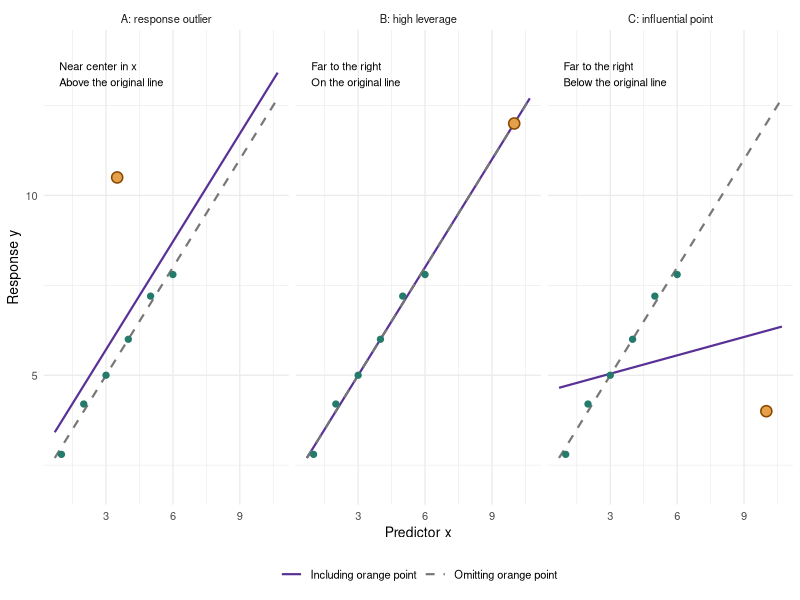
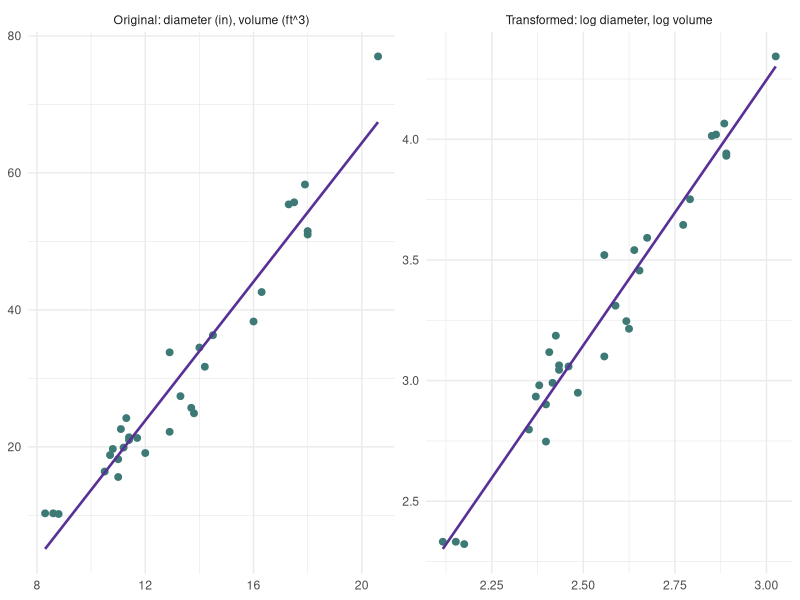
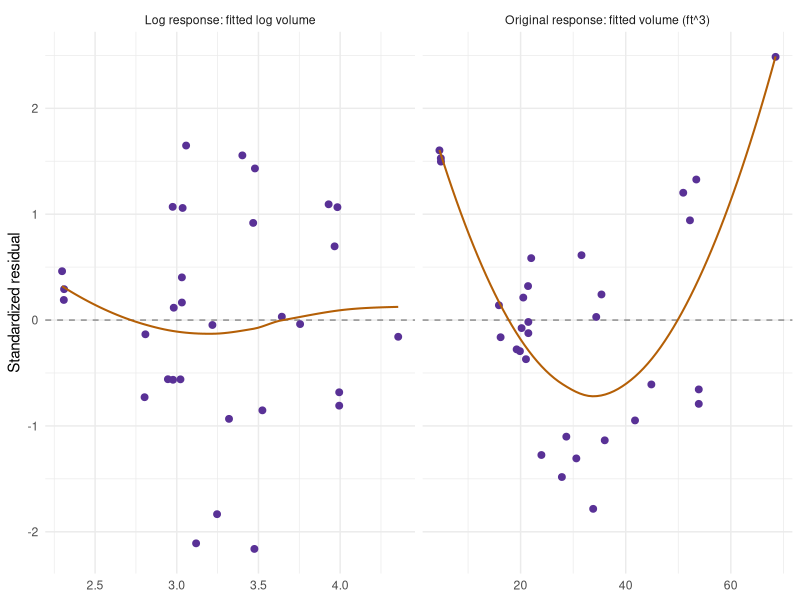
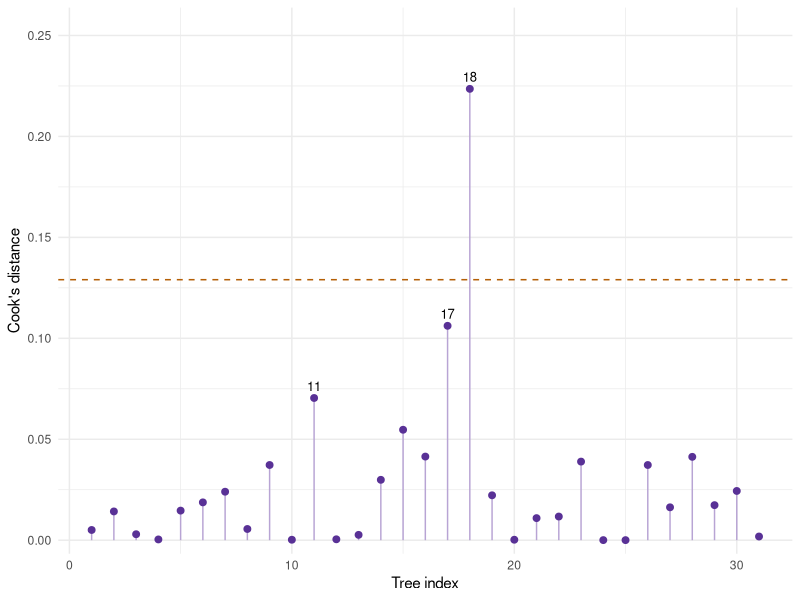
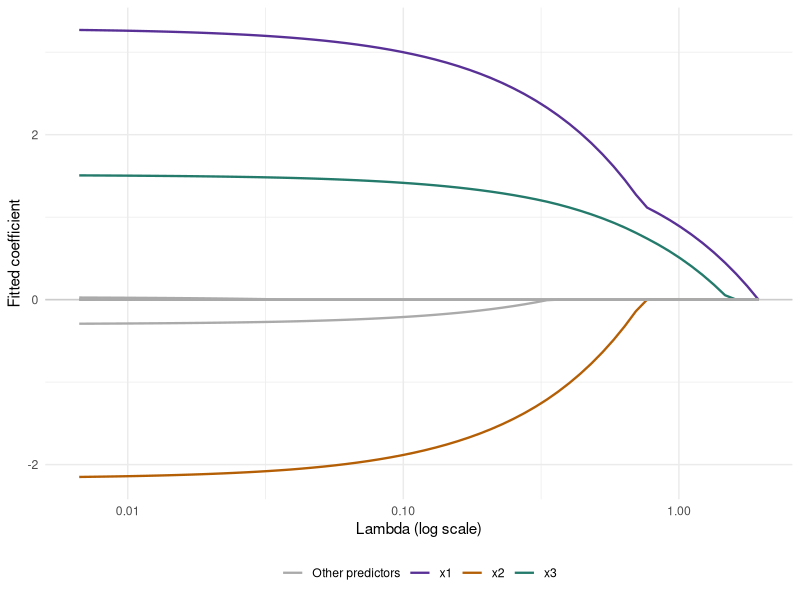
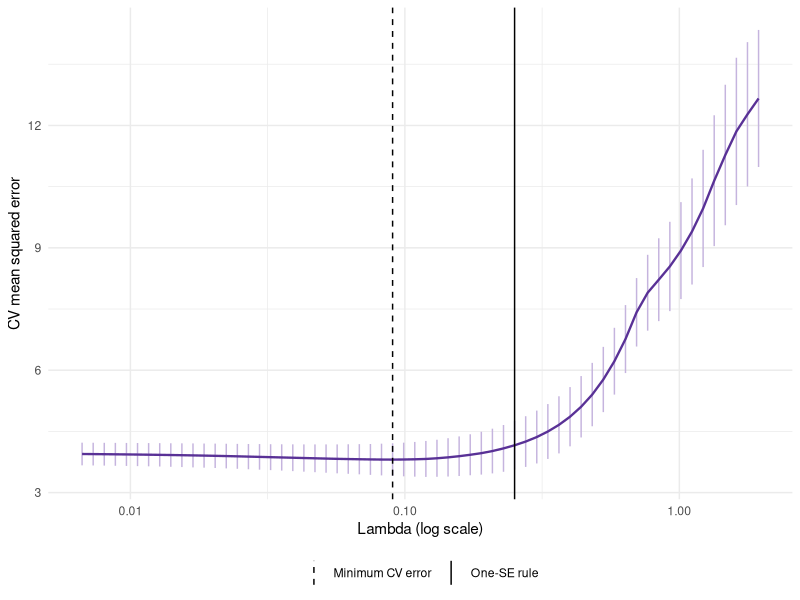

The R script that drew these images, in order:
## ---- chunk 1
#| label: fig-ch6-influence-stories
#| echo: false
#| fig-pos: "H"
#| fig-width: 7
#| fig-height: 3.6
#| fig-cap: "The same six baseline observations appear in every panel. A shifts the line upward without changing its slope. B lies far to the right but leaves the line unchanged. C is equally far to the right and pulls the line downward, sharply reducing its slope."
#| fig-alt: "Three panels compare a dashed baseline line with a solid line after adding one point. A adds (3.5, 10.5) near the predictor center and shifts the line upward. B adds (10, 12) on the baseline line and the lines coincide. C adds (10, 4), pulling the right side of the line downward."
library(ggplot2)
ch6_base <- data.frame(x = 1:6, y = c(2.8, 4.2, 5, 6, 7.2, 7.8))
ch6_base_fit <- lm(y ~ x, data = ch6_base)
ch6_cases <- c("A: response outlier", "B: high leverage", "C: influential point")
ch6_added <- data.frame(x = c(3.5, 10, 10), y = c(10.5, 12, 4))
ch6_story_fits <- vector("list", 3)
ch6_story_data <- ch6_story_lines <- vector("list", 3)
for (j in seq_along(ch6_cases)) {
  d <- rbind(ch6_base, ch6_added[j, ])
  fit <- lm(y ~ x, data = d)
  ch6_story_fits[[j]] <- fit
  d$Case <- ch6_cases[j]
  d$Added <- seq_len(nrow(d)) == nrow(d)
  ch6_story_data[[j]] <- d
  grid <- data.frame(x = seq(0.7, 10.7, length.out = 100))
  ch6_story_lines[[j]] <- rbind(
    data.frame(grid, y = predict(fit, grid), Case = ch6_cases[j],
      Fit = "Including orange point"),
    data.frame(grid, y = predict(ch6_base_fit, grid), Case = ch6_cases[j],
      Fit = "Omitting orange point"))
}
names(ch6_story_fits) <- c("A", "B", "C")
ch6_story_data <- do.call(rbind, ch6_story_data)
ch6_story_lines <- do.call(rbind, ch6_story_lines)
ch6_story_labels <- data.frame(Case = ch6_cases,
  Label = c("Near center in x\nAbove the original line",
    "Far to the right\nOn the original line",
    "Far to the right\nBelow the original line"))
ggplot(ch6_story_data, aes(x, y)) +
  geom_line(data = ch6_story_lines, aes(colour = Fit, linetype = Fit),
    linewidth = 0.75) +
  geom_point(data = subset(ch6_story_data, !Added), colour = "#247A6B", size = 1.8) +
  geom_point(data = subset(ch6_story_data, Added), shape = 21,
    fill = "#E5A14A", colour = "#8A4700", size = 3.2, stroke = 0.8) +
  geom_text(data = ch6_story_labels, aes(x = 0.9, y = 13.7, label = Label),
    inherit.aes = FALSE, hjust = 0, vjust = 1, size = 2.8) +
  facet_wrap(~ Case, nrow = 1) +
  scale_colour_manual(values = c(`Including orange point` = "#593196",
    `Omitting orange point` = "#777777")) +
  scale_linetype_manual(values = c(`Including orange point` = "solid",
    `Omitting orange point` = "dashed")) +
  coord_cartesian(xlim = c(0.7, 10.7), ylim = c(2, 14)) +
  labs(x = "Predictor x", y = "Response y", colour = NULL, linetype = NULL) +
  theme_minimal(base_size = 10) + theme(legend.position = "bottom")
## ---- chunk 2
#| label: ch6-influence-baseline-data
#| echo: false
ch6_baseline_display <- data.frame(Variable = c("x", "y"),
  as.data.frame(rbind(ch6_base$x, ch6_base$y)))
knitr::kable(ch6_baseline_display, row.names = FALSE,
  col.names = c("Variable", paste0("Obs. ", 1:6)),
  digits = 1, format.args = list(nsmall = 1), align = "c")
## ---- chunk 3
#| label: ch6-influence-estimate-changes
#| echo: false
ch6_compare_fits <- c(list(Baseline = ch6_base_fit), ch6_story_fits)
ch6_estimate_changes <- t(vapply(ch6_compare_fits, function(m) {
  c(Intercept = unname(coef(m)[1]), Slope = unname(coef(m)[2]),
    Fitted_at_6 = unname(predict(m, newdata = data.frame(x = 6))),
    Residual_SD = sigma(m))
}, numeric(4)))
knitr::kable(data.frame(
  Fit = c("Baseline", "Baseline + A", "Baseline + B", "Baseline + C"),
  ch6_estimate_changes, row.names = NULL),
  digits = 3, format.args = list(nsmall = 3), row.names = FALSE, align = "c",
  col.names = c("Fit", "Intercept", "Slope", "Fitted mean at 6", "Residual SD"))
## ---- chunk 4
#| label: ch6-influence-diagnostic-values
#| echo: false
ch6_story_diagnostics <- t(vapply(ch6_story_fits, function(m) {
  c(Leverage = unname(tail(hatvalues(m), 1)),
    Standardized_residual = unname(tail(rstandard(m), 1)),
    Cooks_distance = unname(tail(cooks.distance(m), 1)))
}, numeric(3)))
knitr::kable(data.frame(Point = c("A", "B", "C"),
  ch6_story_diagnostics, row.names = NULL),
  digits = 3, format.args = list(nsmall = 3), row.names = FALSE, align = "c",
  col.names = c("Point", "Leverage", "Standardized residual", "Cook's distance"))
## ---- chunk 5
#| label: ch6-tree-models
ch6_trees <- transform(datasets::trees, Diameter = Girth)
ch6_raw <- lm(Volume ~ Diameter + Height, data = ch6_trees)
ch6_log <- lm(log(Volume) ~ log(Diameter) + log(Height), data = ch6_trees)
knitr::kable(data.frame(Term = names(coef(ch6_log)),
  Estimate = unname(coef(ch6_log))), digits = 3, row.names = FALSE)
## ---- chunk 6
#| label: fig-ch6-tree-scales
#| echo: false
#| fig-pos: "H"
#| fig-width: 7
#| fig-height: 3.3
#| fig-cap: "The same 31 trees on two scales, each with a simple least-squares line using diameter alone. The log-log view motivates a power relationship; the fitted multiple regression above also adjusts for height. This plot does not establish that the transformed model is adequate."
#| fig-alt: "Side-by-side plots show volume versus diameter on the original scale and log volume versus log diameter. A purple straight line is fitted separately in each panel."
ch6_scale <- rbind(
  data.frame(x = ch6_trees$Diameter, y = ch6_trees$Volume,
    Scale = "Original: diameter (in), volume (ft^3)"),
  data.frame(x = log(ch6_trees$Diameter), y = log(ch6_trees$Volume),
    Scale = "Transformed: log diameter, log volume"))
ggplot(ch6_scale, aes(x, y)) +
  geom_point(colour = "#3D7975", size = 2) +
  geom_smooth(method = "lm", formula = y ~ x, se = FALSE,
    colour = "#593196", linewidth = 0.9) +
  facet_wrap(~ Scale, scales = "free", nrow = 1) +
  labs(x = NULL, y = NULL) + theme_minimal(base_size = 11)
## ---- chunk 7
#| label: fig-ch6-tree-residuals
#| echo: false
#| fig-pos: "H"
#| fig-width: 7
#| fig-height: 3.3
#| fig-cap: "Standardized residuals from the additive original-scale model and the log-log model, both using diameter and height. The smooth orange line helps reveal remaining mean structure. Inspect each pattern; their fitted-value scales differ, so raw SSE or R-squared values across response scales would not be a fair comparison."
#| fig-alt: "Two panels compare standardized residuals versus fitted values for the original and log-response tree models, with zero reference lines and smooth trend lines."
ch6_res <- rbind(
  data.frame(Fitted = fitted(ch6_raw), Residual = rstandard(ch6_raw),
    Model = "Original response: fitted volume (ft^3)"),
  data.frame(Fitted = fitted(ch6_log), Residual = rstandard(ch6_log),
    Model = "Log response: fitted log volume"))
ggplot(ch6_res, aes(Fitted, Residual)) +
  geom_hline(yintercept = 0, linetype = "dashed", colour = "grey55") +
  geom_point(colour = "#593196", size = 2) +
  geom_smooth(method = "loess", formula = y ~ x, span = 1,
    se = FALSE, colour = "#B45F06", linewidth = 0.7) +
  facet_wrap(~ Model, scales = "free_x", nrow = 1) +
  labs(x = NULL, y = "Standardized residual") + theme_minimal(base_size = 11)
## ---- chunk 8
#| label: ch6-back-transform
ch6_newtree <- data.frame(Diameter = 15, Height = 80)
ch6_eta <- as.numeric(predict(ch6_log, newdata = ch6_newtree))
knitr::kable(data.frame(
  `Median volume` = exp(ch6_eta),
  `Mean volume, lognormal correction` = exp(ch6_eta + sigma(ch6_log)^2 / 2),
  check.names = FALSE), digits = 2,
  caption = "Predicted cubic feet for diameter 15 inches and height 80 feet.")
## ---- chunk 9
#| label: ch6-tree-influence
ch6_diag <- data.frame(Tree = seq_len(nrow(ch6_trees)),
  Studentized = rstudent(ch6_log), Leverage = hatvalues(ch6_log),
  Cook = cooks.distance(ch6_log))
ch6_top <- head(order(ch6_diag$Cook, decreasing = TRUE), 3)
## ---- chunk 10
#| label: fig-ch6-tree-cook
#| echo: false
#| fig-pos: "H"
#| fig-width: 6.5
#| fig-height: 2.2
#| fig-cap: "Cook's distances for the log-volume model. Labels mark the three largest values; the dashed 4/n line is only a screening guide. Tree 18 deserves a sensitivity check, not automatic deletion."
#| fig-alt: "A stem plot of Cook's distance by tree index. Tree 18 is highest at about 0.224, above a dashed 4/31 screening line; trees 17 and 11 are also labeled."
ggplot(ch6_diag, aes(Tree, Cook)) +
  geom_hline(yintercept = 4 / nrow(ch6_diag), linetype = "dashed",
    colour = "#B45F06") +
  geom_segment(aes(xend = Tree, y = 0, yend = Cook), colour = "#B8A4D4") +
  geom_point(colour = "#593196", size = 2) +
  geom_text(data = ch6_diag[ch6_top, ], aes(label = Tree),
    vjust = -0.7, size = 3.3) +
  scale_y_continuous(expand = expansion(mult = c(0.03, 0.18))) +
  labs(x = "Tree index", y = "Cook's distance") + theme_minimal(base_size = 11)
## ---- chunk 11
#| label: ch6-tree-influence-table
#| echo: false
knitr::kable(ch6_diag[ch6_top, ], digits = 3, row.names = FALSE)
## ---- chunk 12
#| label: ch6-tree-sensitivity
ch6_flag <- which.max(ch6_diag$Cook)
ch6_log_without <- update(ch6_log, data = ch6_trees[-ch6_flag, ])
knitr::kable(data.frame(Term = names(coef(ch6_log)),
  All_trees = unname(coef(ch6_log)),
  Omit_flagged_tree = unname(coef(ch6_log_without))),
  digits = 3, row.names = FALSE,
  col.names = c("Term", "All trees", "Omit flagged tree"))
## ---- chunk 13
#| label: ch6-selection-data
set.seed(8561)
ch6_n <- 160
ch6_X <- matrix(rnorm(ch6_n * 8), nrow = ch6_n)
ch6_X[, 2] <- 0.7 * ch6_X[, 1] + sqrt(1 - 0.7^2) * ch6_X[, 2]
colnames(ch6_X) <- paste0("x", 1:8)
ch6_dat <- data.frame(y = 5 + 3 * ch6_X[, 1] - 2 * ch6_X[, 2] +
  1.5 * ch6_X[, 3] + rnorm(ch6_n, sd = 2), ch6_X)
ch6_id <- sample(seq_len(ch6_n), 120)
ch6_train <- ch6_dat[ch6_id, ]
ch6_test <- ch6_dat[-ch6_id, ]
ch6_folds <- sample(rep(1:5, length.out = nrow(ch6_train)))
## ---- chunk 14
#| label: ch6-subset-search
ch6_null <- lm(y ~ 1, data = ch6_train, na.action = na.fail)
ch6_full <- lm(y ~ ., data = ch6_train, na.action = na.fail)
ch6_scope <- list(lower = formula(ch6_null), upper = formula(ch6_full))
ch6_forward <- step(ch6_null, scope = ch6_scope,
  direction = "forward", trace = 0)
ch6_backward <- step(ch6_full, scope = ch6_scope,
  direction = "backward", trace = 0)
ch6_both <- step(ch6_null, scope = ch6_scope,
  direction = "both", trace = 0)
ch6_searches <- list(Forward = ch6_forward, Backward = ch6_backward,
  Stepwise = ch6_both)
knitr::kable(data.frame(
  Search = names(ch6_searches),
  Selected = vapply(ch6_searches, function(m)
    paste(attr(terms(m), "term.labels"), collapse = ", "), character(1)),
  AIC = vapply(ch6_searches, AIC, numeric(1))), digits = 2, row.names = FALSE)
## ---- chunk 15
#| label: ch6-penalty-cv
library(glmnet)
ch6_xtrain <- as.matrix(ch6_train[paste0("x", 1:8)])
ch6_xtest <- as.matrix(ch6_test[paste0("x", 1:8)])
ch6_ridge <- cv.glmnet(ch6_xtrain, ch6_train$y,
  alpha = 0, foldid = ch6_folds, standardize = TRUE, type.measure = "mse")
ch6_lasso <- cv.glmnet(ch6_xtrain, ch6_train$y,
  alpha = 1, foldid = ch6_folds, standardize = TRUE, type.measure = "mse")
## ---- chunk 16
#| label: fig-ch6-lasso-path
#| echo: false
#| fig-pos: "H"
#| fig-width: 7
#| fig-height: 3.5
#| fig-cap: "Lasso coefficient paths from the sensor training data. Larger penalties move slopes toward zero. The three true signal predictors are colored; the other five are gray. A path displays fitted coefficients, not confidence intervals."
#| fig-alt: "Lasso coefficient paths against lambda on a log scale; x1, x2, and x3 are colored and the other five predictors are gray. More paths become zero at larger penalties."
ch6_b <- as.matrix(ch6_lasso$glmnet.fit$beta)
ch6_path <- data.frame(Lambda = rep(ch6_lasso$lambda, each = nrow(ch6_b)),
  Coefficient = as.vector(ch6_b),
  Predictor = rep(rownames(ch6_b), times = ncol(ch6_b)))
ch6_path$Label <- ifelse(ch6_path$Predictor %in% c("x1", "x2", "x3"),
  ch6_path$Predictor, "Other predictors")
ggplot(ch6_path, aes(Lambda, Coefficient, group = Predictor, colour = Label)) +
  geom_hline(yintercept = 0, colour = "grey80") +
  geom_line(linewidth = 0.8) + scale_x_log10() +
  scale_colour_manual(values = c(x1 = "#593196", x2 = "#B45F06",
    x3 = "#247A6B", `Other predictors` = "#AAAAAA")) +
  labs(x = "Lambda (log scale)", y = "Fitted coefficient", colour = NULL) +
  theme_minimal(base_size = 11) + theme(legend.position = "bottom")
## ---- chunk 17
#| label: fig-ch6-lasso-cv
#| echo: false
#| fig-pos: "H"
#| fig-width: 6.5
#| fig-height: 3.3
#| fig-cap: "Five-fold CV within the sensor training set. Bars show plus or minus one estimated CV standard error, not confidence intervals for individual responses. Dashed: minimum-error lambda. Solid: the more regularized one-SE choice used below."
#| fig-alt: "Cross-validation mean squared error for lasso versus lambda, with standard-error bars and vertical lines for lambda.min and lambda.1se."
ch6_cvplot <- data.frame(Lambda = ch6_lasso$lambda, MSE = ch6_lasso$cvm,
  SE = ch6_lasso$cvsd)
ch6_cvlines <- data.frame(Lambda = c(ch6_lasso$lambda.min, ch6_lasso$lambda.1se),
  Rule = c("Minimum CV error", "One-SE rule"))
ggplot(ch6_cvplot, aes(Lambda, MSE)) +
  geom_errorbar(aes(ymin = pmax(0, MSE - SE), ymax = MSE + SE),
    colour = "#C5B4DE", width = 0) +
  geom_line(colour = "#593196", linewidth = 0.8) +
  geom_vline(data = ch6_cvlines, aes(xintercept = Lambda, linetype = Rule)) +
  scale_linetype_manual(values = c(`Minimum CV error` = "dashed", `One-SE rule` = "solid")) +
  scale_x_log10() + labs(x = "Lambda (log scale)", y = "CV mean squared error",
    linetype = NULL) + theme_minimal(base_size = 11) +
  theme(legend.position = "bottom")
## ---- chunk 18
#| label: ch6-final-evaluation
ch6_predictions <- cbind(
  Baseline = rep(mean(ch6_train$y), nrow(ch6_test)),
  Full_OLS = predict(ch6_full, newdata = ch6_test),
  Forward = predict(ch6_forward, newdata = ch6_test),
  Backward = predict(ch6_backward, newdata = ch6_test),
  Stepwise = predict(ch6_both, newdata = ch6_test),
  Ridge = as.numeric(predict(ch6_ridge, newx = ch6_xtest, s = "lambda.1se")),
  Lasso = as.numeric(predict(ch6_lasso, newx = ch6_xtest, s = "lambda.1se")))
knitr::kable(data.frame(Method = colnames(ch6_predictions),
  Test_RMSE = sqrt(colMeans((ch6_predictions - ch6_test$y)^2))),
  digits = 3, row.names = FALSE)
ch6_lasso_coef <- as.matrix(coef(ch6_lasso, s = "lambda.1se"))[-1, 1]
knitr::kable(data.frame(Predictor = names(ch6_lasso_coef),
  Lasso_coefficient = unname(ch6_lasso_coef)), digits = 3, row.names = FALSE)
